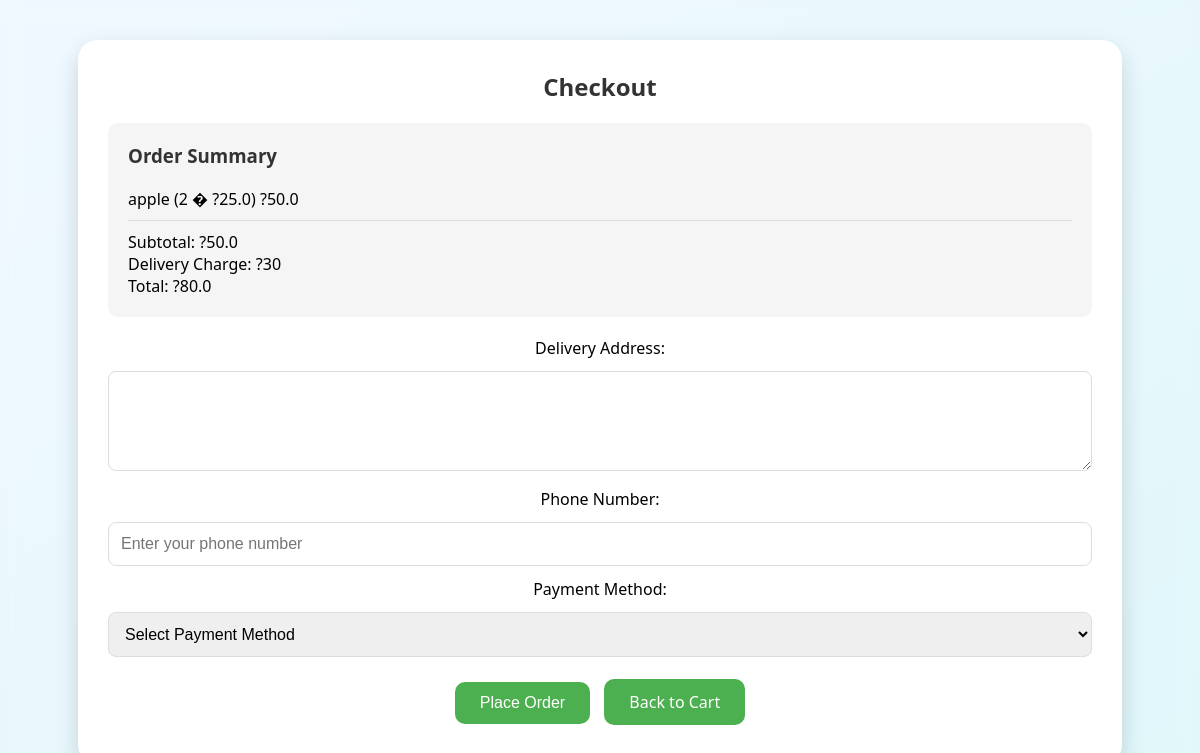
/checkout (signed in), run on an earlier commit of the app's database.
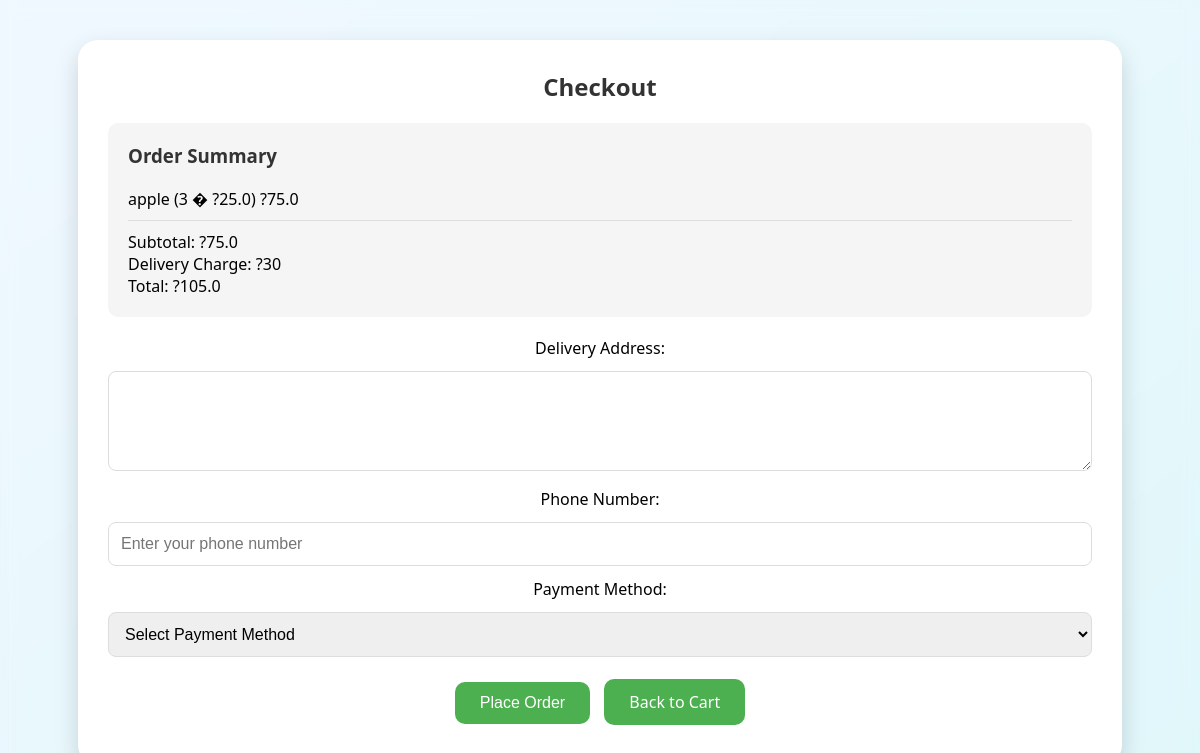
And on a later commit of the database.
### tables this page shows
CREATE TABLE cart (
                        id INTEGER PRIMARY KEY AUTOINCREMENT,
                        username TEXT,
                        product_id INTEGER,
                        quantity INTEGER DEFAULT 1,
                        added_at TIMESTAMP DEFAULT CURRENT_TIMESTAMP
                    );

CREATE TABLE products (
                        id INTEGER PRIMARY KEY AUTOINCREMENT,
                        name TEXT,
                        price REAL,
                        image TEXT,
                        description TEXT,
                        category TEXT,
                        stock INTEGER DEFAULT 100
                    );

### app.py (the view, shortened to what this page needs)
@app.route('/checkout', methods=['GET', 'POST'])
def checkout():
    if 'user' not in session:
        return redirect('/login')
    if request.method == 'GET':
        with sqlite3.connect(DATABASE) as con:
            user = con.execute("SELECT address, phone FROM users WHERE username=?",
                             (session['user'],)).fetchone()
            cart_items = con.execute('''SELECT p.id, p.name, p.price, c.quantity, p.stock
                                      FROM products p JOIN cart c ON p.id = c.product_id
                                      WHERE c.username=?''', (session['user'],)).fetchall()
            if not cart_items:
                flash("Your cart is empty", 'error')
                return redirect('/products')
            total = sum(item[2] * item[3] for item in cart_items)
            delivery_charge = 30
            grand_total = total + delivery_charge
            out_of_stock = any(item[3] > item[4] for item in cart_items)
            if out_of_stock:
                flash("Some items in your cart are out of stock", 'error')
                return redirect('/view_cart')
        return render_template('checkout.html',
                            user=user,
                            cart_items=cart_items,
                            total=total,
                            delivery_charge=delivery_charge,
                            grand_total=grand_total)

### templates/checkout.html (shortened to what this page needs)
<!DOCTYPE html>
<html lang="en">
<head>
  <link rel="stylesheet" href="{{ url_for('static', filename='style.css') }}">
</head>
<body>
  <div class="form-container">
    <h2>Checkout</h2>
    <div class="order-summary">
      <h3>Order Summary</h3>
      {% for item in cart_items %}
        <div class="order-item">
          <span class="item-name">{{ item[1] }}</span>
          <span class="item-quantity">({{ item[3] }} � ?{{ item[2] }})</span>
          <span class="item-total">?{{ item[2] * item[3] }}</span>
        </div>
      {% endfor %}
      <hr>
      <div class="order-totals">
        <div class="subtotal">
          <span>Subtotal:</span>
          <span>?{{ total }}</span>
        </div>
        <div class="delivery">
          <span>Delivery Charge:</span>
          <span>?{{ delivery_charge }}</span>
        </div>
        <div class="grand-total">
          <span>Total:</span>
          <span>?{{ total + delivery_charge }}</span>
        </div>
      </div>
    </div>
    <form method="POST">
      <div class="form-group">
        <label for="address">Delivery Address:</label>
        <textarea name="address" id="address" required>{{ user_address }}</textarea>
      </div>
      <div class="form-group">
        <label for="phone">Phone Number:</label>
        <input type="tel" name="phone" id="phone"
               value="{{ user_phone }}"
               placeholder="Enter your phone number"
               pattern="[0-9]{10}"
               title="Please enter a 10-digit phone number"
               required>
      </div>
      <div class="form-group">
        <label for="payment_method">Payment Method:</label>
        <select name="payment_method" id="payment_method" required>
          <option value="">Select Payment Method</option>
        </select>
      </div>
      <div class="form-actions">
        <button type="submit" class="btn">Place Order</button>
        <a href="/view_cart" class="btn secondary">Back to Cart</a>
      </div>
    </form>
  </div>
</body>
</html>

What changed in the data, as far as the page shows it:
changed cart "apple": quantity "2" → "3"; item[2]*item[3] "50.0" → "75.0"
Also different on the page:
{{ total }}: "50.0" → "75.0"
{{ total + delivery_charge }}: "80.0" → "105.0"
